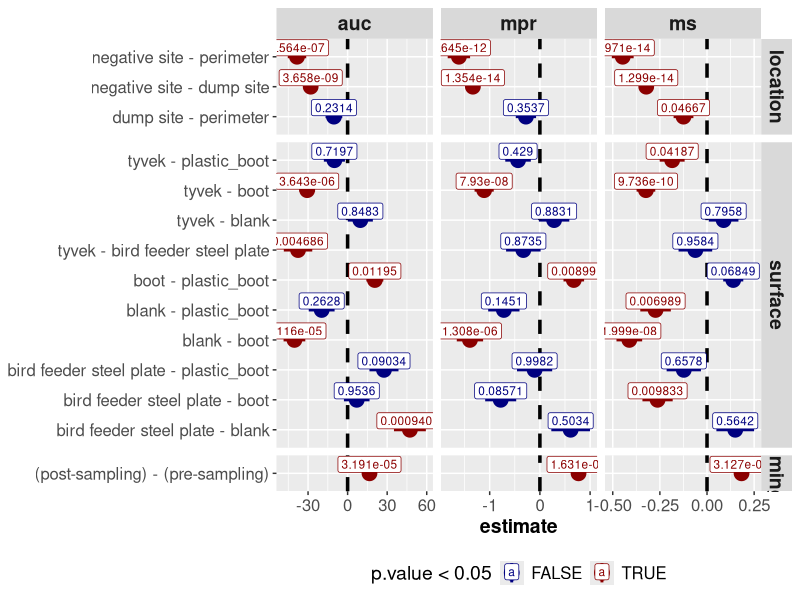
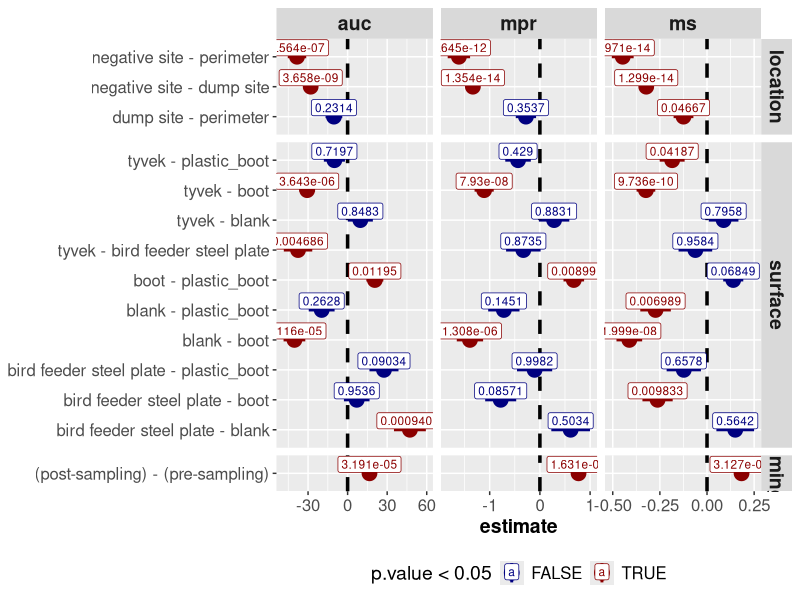

Write R code to recreate these figures, in order. (Note: this script raises an error after producing the figures.)
library(dplyr)
library(ggplot2)
# library(quicR)
library(ggridges)
library(readr)
library(forcats)




# Estimate Plots ----------------------------------------------------------



# Total Results
results <- read.csv("data/results.csv", check.names = FALSE)
results %>%
  arrange(contrast) %>%
  mutate(p.value = signif(p.value, 4)) %>%
  ggplot(
    aes(
      fct_inorder(contrast), 
      estimate, 
      ymin = estimate - std.error, 
      ymax = estimate + std.error,
      color = p.value < 0.05
    )
  ) +
  geom_pointrange(
    position = position_dodge(width = 0.4), size = 1, linewidth = 1
  ) +
  geom_hline(yintercept = 0, linewidth = 1.2, linetype = "dashed") +
  geom_label(aes(label = p.value), nudge_x = 0.3, size = 3) +
  facet_grid(term ~ metric, scale = "free", space = "free_y") +
  scale_colour_manual(values = c("navy", "darkred")) +
  coord_flip() +
  theme(
    axis.title.y = element_blank(),
    axis.text = element_text(size = 12),
    axis.title.x = element_text(size = 14, face = "bold"),
    strip.text = element_text(size = 14, face = "bold"),
    legend.title = element_text(size = 14),
    legend.text = element_text(size = 12),
    legend.position = "bottom"
  )
ggsave("results.png", path = "figures", width = 8, height = 8)

# Boot Results
boot_results <- read.csv("data/boot_results.csv", check.names = FALSE)
boot_results %>%
  filter(term != "Surface_Location") %>%
  arrange(contrast) %>%
  mutate(p.value = signif(p.value, 4)) %>%
  ggplot(
    aes(
      fct_inorder(contrast), 
      estimate, 
      ymin = estimate - std.error, 
      ymax = estimate + std.error,
      color = p.value
    )
  ) +
  geom_pointrange(
    position = position_dodge(width = 0.4), size = 1, linewidth = 1
  ) +
  geom_hline(yintercept = 0, linewidth = 1.2, linetype = "dashed") +
  geom_label(aes(label = p.value), nudge_x = 0.3, size = 3) +
  facet_grid(term ~ metric, scale = "free", space = "free_y") +
  scale_colour_gradient(high="navy", low="darkred") +
  # scale_y_continuous(limits = c(-1, 1)) +
  coord_flip() +
  theme(
    axis.title.y = element_blank(),
    axis.text = element_text(size = 12),
    axis.title.x = element_text(size = 14, face = "bold"),
    strip.text = element_text(size = 14, face = "bold"),
    legend.title = element_text(size = 14),
    legend.text = element_text(size = 12),
    legend.position = "bottom"
  )
ggsave("boot_results.png", path = "figures", width = 6, height = 8)



data <- read.csv("data/updated_metadata.csv", check.names = FALSE) %>%
  filter(!is.na(Technician), `Sample Type` == "PPE Swab") %>%
  mutate(
    Timing = factor(
      Timing, levels = c("pre sampling", "post sampling", "post decon")
    ),
    Location = factor(
      Location, levels = c("negative site", "perimeter", "dump site")
    ),
    Surface = factor(
      Surface, levels = unique(Surface)
    )
  )
results <- read.csv("data/results.csv", check.names = FALSE)

box_theme <- theme(
  plot.title = element_text(size = 16, hjust = 0.5, face = "bold"),
  axis.title.x = element_blank(),
  axis.title.y = element_text(size = 14),
  axis.text = element_text(size = 12),
  axis.text.x = element_text(angle = 90, hjust = 1, vjust = 0.5),
  legend.title = element_text(size = 12),
  legend.text = element_text(size = 12),
  legend.position = "bottom",
  strip.text = element_text(size = 14)
)

density_theme <- theme(
    plot.title = element_text(size = 16, hjust = 0.5, face = "bold"),
    axis.title.x = element_text(size = 14),
    axis.title.y = element_blank(),
    axis.text = element_text(size = 12),
    # axis.text.x = element_text(angle = 90, hjust = 1, vjust = 0.5),
    legend.title = element_text(size = 12),
    legend.text = element_text(size = 12),
    legend.position = "bottom"
  )



# Box Plots ---------------------------------------------------------------



data %>%
  filter(Surface %in% c("blank", "boot")) %>%
  ggplot(aes(Timing, RAF, color = Location)) +
  geom_boxplot(fill = NA, size = 1) +
  facet_grid(cols = vars(Surface)) +
  scale_color_manual(values = c("darkcyan", "darkorange", "maroon")) +
  scale_y_continuous(limits = c(0.013, 0.04)) +
  ggtitle("Surface RAFs by Location") +
  box_theme
ggsave("TLS_raf.png", path = "figures", width = 6, height = 8)

data %>%
  ggplot(aes(Timing, RAF, color = Surface)) +
  geom_boxplot(fill = NA, size = 1) +
  facet_grid(cols = vars(Location)) +
  scale_color_manual(values = c("darkcyan", "cyan3", "forestgreen", "darkorange", "maroon")) +
  ggtitle("Surface RAFs by Location") +
  scale_y_continuous(limits=c(0.013,0.04)) +
  box_theme
ggsave("TSL_raf.png", path = "figures", width = 14, height = 8)

data %>%
  ggplot(aes(Surface, RAF, color = Timing)) +
  geom_boxplot(fill = NA, size = 1) +
  facet_grid(cols = vars(Location)) +
  scale_color_manual(values = c("darkcyan", "darkorange", "maroon")) +
  ggtitle("Surface RAFs by Location") +
  scale_y_continuous(limits=c(0.013,0.04)) +
  box_theme
ggsave("STL_raf.png", path = "figures", width = 14, height = 8)

data %>%
  filter(Surface %in% c("blank", "boot")) %>%
  filter(Timing != "post decon") %>%
  ggplot(aes(Location, RAF, color = Timing)) +
  geom_boxplot(fill = NA, size = 1) +
  facet_grid(cols = vars(Surface)) +
  scale_color_manual(values = c("darkcyan", "darkorange", "maroon")) +
  ggtitle("Surface RAFs by Location") +
  scale_y_continuous(limits=c(0.013,0.04)) +
  box_theme
ggsave("LTS_raf.png", path = "figures", width = 6, height = 8)



# Density Plots -----------------------------------------------------------



# Surface Density Plots
data %>%
  arrange(Location) %>%
  filter(Timing != "post decon") %>%
  select(MPR, MS, Location, Timing) %>%
  gather("key", "value", -c(Location, Timing)) %>%
  ggplot(aes(value, Location, fill = Timing)) +
  geom_density_ridges(alpha = 0.5, scale = 1.2) +
  facet_wrap(vars(key), nrow=2, scales = "free", strip.position = "right") +
  scale_fill_manual(values = c("darkcyan", "darkred", "darkorange")) +
  scale_y_discrete(expand = expansion(mult = c(0.025,0.5))) +
  ggtitle("Density Plots of Surface MPRs by Sample Timing") +
  density_theme
ggsave("location_timing_density.png", path = "figures", width = 14, height = 8)


# Surface Density Plots
data %>%
  filter(Timing != "post decon") %>%
  arrange(Surface) %>%
  select(MPR, MS, Surface, Location, Timing) %>%
  gather("key", "value", -c(Surface, Location, Timing)) %>%
  ggplot(aes(value, fct_rev(Surface), fill = Location, linetype = Timing)) +
  geom_density_ridges(alpha = 0.5, linewidth = 0.75, scale = 1.2) +
  facet_wrap(vars(key), nrow=2, scales = "free", strip.position = "right") +
  scale_fill_manual(values = c("darkcyan", "darkred", "darkorange")) +
  scale_y_discrete(expand = expansion(mult = c(0.025,0.35))) +
  # scale_x_continuous(limits = c(0, 10)) +
  ggtitle("Density Plots of Surface MPRs by Location & Timing") +
  density_theme
ggsave(
  "surface_location_timing_density.png",
  path = "figures",
  width = 14,
  height = 8
)





# Plate Views -------------------------------------------------------------



for (file in list.files("raw", "spike_raw")) {
  
  file_name <- paste0(str_remove(file, ".xlsx"), "_plate_view.png")
  
  if (file.exists(paste0("figures/plate_views/", file_name))) {
    print(paste(file_name, "already exists."))
    next
  }
  
  plate_view(
    get_real(paste0("raw/", file)),
    get_sample_locations(paste0("raw/", file))
  ) +
    ggtitle(file)
  
  ggsave(file_name, path = "figures/plate_views", width = 12, height = 8)
  
}
